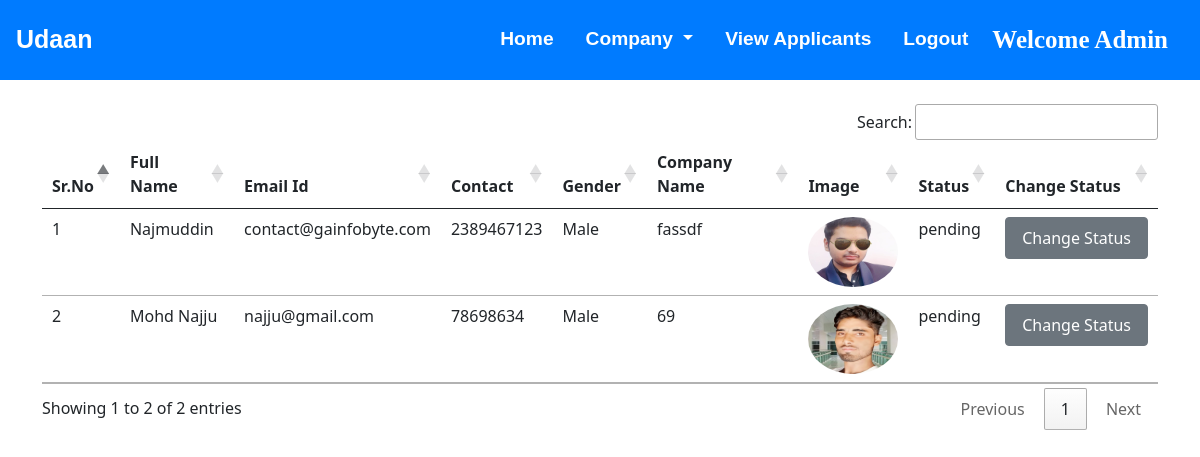
Screenshot of /pending_companies/ (signed in) with the database file from the repository.
### jobs/models.py (models this page shows, shortened)
class Company(models.Model):
    user = models.ForeignKey(User, on_delete=models.CASCADE)
    phone = models.CharField(max_length=10)
    image = models.ImageField(upload_to="")
    gender = models.CharField(max_length=10)
    type = models.CharField(max_length=15)
    status = models.CharField(max_length=20)
    company_name = models.CharField(max_length=100)

### jobs/views.py (the view)
# urls.py: path("pending_companies/", views.pending_companies, name="pending_companies"),
def pending_companies(request):
    if not request.user.is_authenticated:
        return redirect("/admin_login")
    companies = Company.objects.filter(status="pending")
    return render(request, "pending_companies.html", {'companies':companies})

### jobs/templates/pending_companies.html (shortened to what this page needs)
{% extends 'admin_navbar.html' %}
{% block body %}
<div class="container mt-4">
<table class="table table-hover" id="example">
    <thead>
        <tr>
            <th>Sr.No</th>
            <th>Full Name</th>
            <th>Email Id</th>
            <th>Contact</th>
            <th>Gender</th>
            <th>Company Name</th>
            <th>Image</th>
            <th>Status</th>
            <th>Change Status</th>
        </tr>
    </thead>
    <tbody>
        {% for company in companies %}
        <tr>
            <td>{{forloop.counter}}</td>
            <td>{{company.user.get_full_name}}</td>
            <td>{{company.user.email}}</td>
            <td>{{company.phone}}</td>
            <td>{{company.gender}}</td>
            <td>{{company.company_name}}</td>
            <td><img src="{{company.image.url}}" class="rounded-circle" width="90px" height="70px"></td>
            <td>{{company.status}}</td>
            <td><a href="/change_status/{{company.id}}/" class="btn btn-secondary">Change Status</a></td>
        </tr>
        {% endfor %}
    </tbody>
</table>
</div>
{% endblock %}

### jobs/static/css/style.css (style rules this page uses)
:root { --primary-color: #007bff; --secondary-color: #6c757d; --success-color: #28a745; --info-color: #17a2b8; --warning-color: #ffc107; --danger-color: #dc3545; --light-color: #f8f9fa; --dark-color: #343a40; }
.btn { display: inline-block; padding: 0.5rem 1rem; border-radius: 0.25rem; font-size: 1rem; font-weight: 400; line-height: 1.5; text-align: center; white-space: nowrap; vertical-align: middle; cursor: pointer; }
.btn-secondary { color: #fff; background-color: #6c757d; border-color: #6c757d; }

### rows the page displays
Company: user.get_full_name "Najmuddin", user.email "contact@gainfobyte.com", phone "2389467123", gender "Male", company_name "fassdf", image (picture), status "pending"
Company: user.get_full_name "Mohd Najju", user.email "najju@gmail.com", phone "78698634", gender "Male", company_name "69", image (picture), status "pending"
